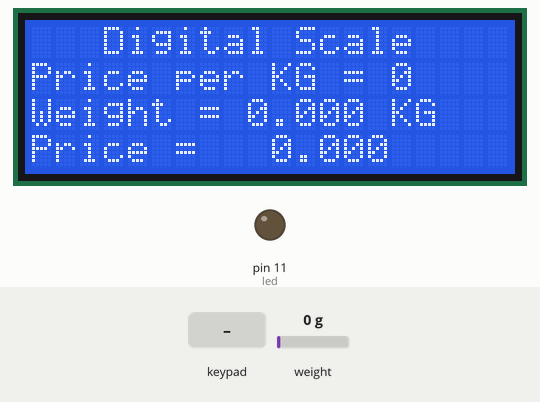
This sketch was run on a simulated Arduino Uno, built with avr-gcc and run on an emulated ATmega328P. On the bench: 20×4 character LCD, output pins drawn as LEDs (lit = HIGH). The test bench sets the inputs (shaded band); at power-on: weight on the scale 0 g. What the sketch prints to the serial monitor is not drawn.

Above: at 2.6 s.
2.7 s: keypad keys 2 3 4 5 # pressed 0.4 s apart
At 5.5 s:
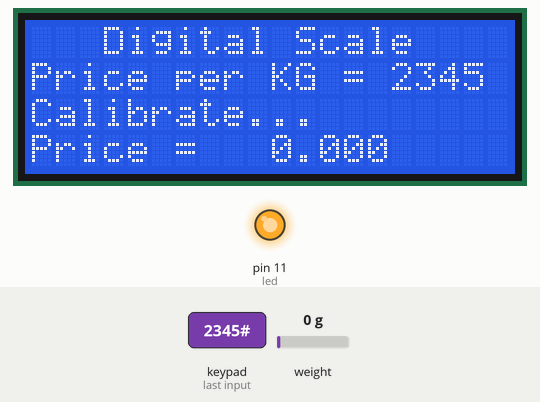
7.7 s: weight on the scale set to 100 g
At 8.7 s:
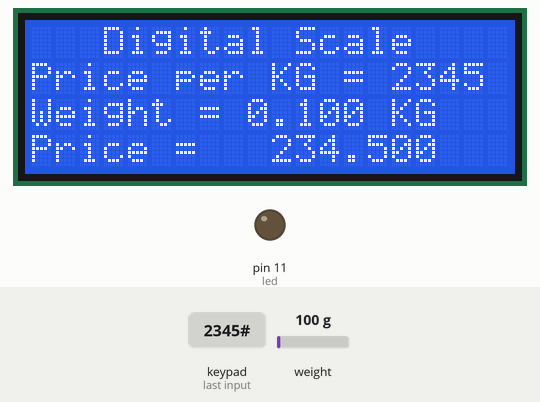
9.4 s: key '*' pressed
At 10.6 s:
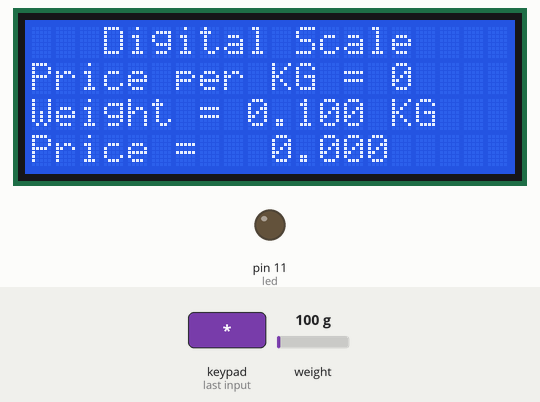
10.9 s: key '1' pressed
At 11.7 s:
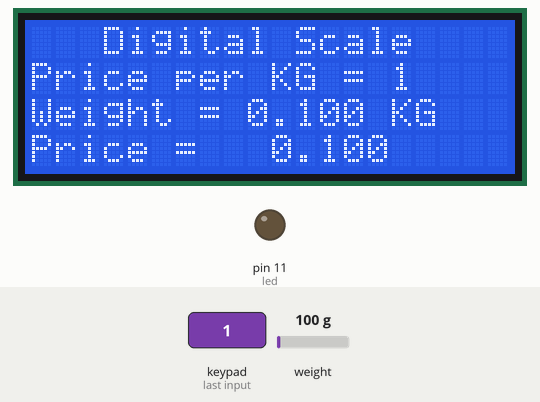
12.4 s: key '#' pressed
At 13.2 s:
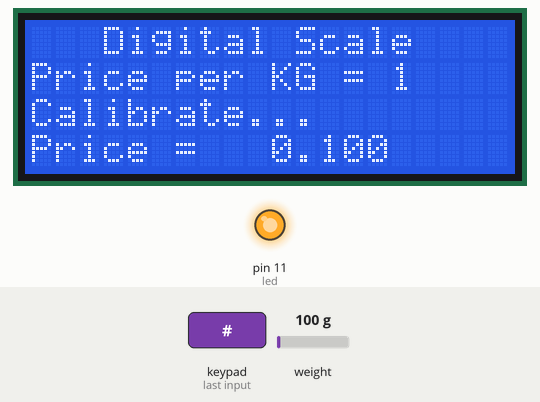
15.4 s: keypad keys 2 3 4 5 pressed 0.4 s apart
At 17.4 s:
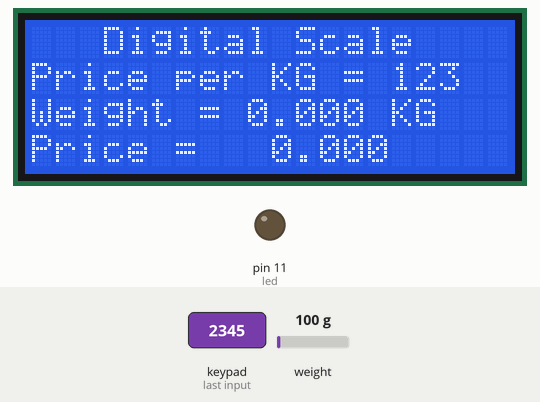
Timing chart, 0 to 18.9 s (numbered marks = the images above; inputs shaded):
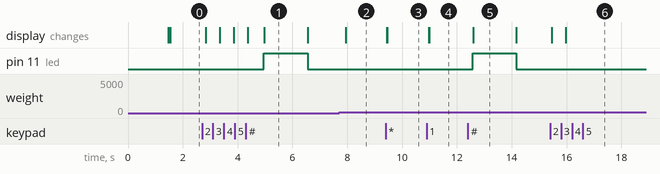

The sketch:

Scale.ino
```cpp
#include <HX711_ADC.h>
#include <Wire.h>
#include <LiquidCrystal_I2C.h>              // LiquidCrystal_I2C library
#include <Keypad.h>

HX711_ADC LoadCell(12, 13);                 // parameters: dt pin, sck pin
LiquidCrystal_I2C lcd(0x27, 20, 4);         // Set the LCD address to 0x27 for a 16 chars and 2 line display

const byte ROWS = 4; //four rows
const byte COLS = 4; //three columns
char keys[ROWS][COLS] = {
  {'1','2','3'},
  {'4','5','6'},
  {'7','8','9'},
  {'*','0','#'}
};
char line[20];
char temp1[20];
char temp2[20];
byte rowPins[ROWS] = {2, 3, 4, 5};          // connect to the row pinouts of the keypad
byte colPins[COLS] = {6,7,8};               // connect to the column pinouts of the keypad
Keypad keypad = Keypad( makeKeymap(keys), rowPins, colPins, ROWS, COLS );
int led = 11;
int taree = 10;
int a = 0;
float b = 0;
int c = 0;
int Num1,Num2,Number;
void setup()
{
  Serial.begin(9600);
  pinMode(led, OUTPUT);
  pinMode (taree, INPUT_PULLUP);
  LoadCell.begin();                         // start connection to HX711
  LoadCell.start(1000);                     // load cells gets 1000ms of time to stabilize
  LoadCell.setCalFactor(103);               // calibration factor for load cell
  lcd.begin();                              // connect to the LCD module
  lcd.backlight();
}
void loop()
{
  char key = keypad.getKey();
  if ((key)&&(c<4))
  {
    if (key == '1')                         //If Button 1 is pressed
    {
      if (Number==0)
        Number=1;
      else
        Number = (Number*10) + 1;           //Pressed twice
     }
    if (key == '2')
    {
      if (Number==0)
        Number=2;
      else
        Number = (Number*10) + 2;
    }
    if (key == '3')
    {
      if (Number==0)
        Number=3;
      else
        Number = (Number*10) + 3;
    }
    if (key == '4')
    {
      if (Number==0)
        Number=4;
      else
        Number = (Number*10) + 4;
    }
    if (key == '5')
    {
      if (Number==0)
        Number=5;
      else
        Number = (Number*10) + 5;
    }
    if (key == '6')
    {
      if (Number==0)
        Number=6;
      else
        Number = (Number*10) + 6;
    }
    if (key == '7')
    {
      if (Number==0)
        Number=7;
      else
        Number = (Number*10) + 7;
    }
    if (key == '8')
    {
      if (Number==0)
        Number=8;
      else
        Number = (Number*10) + 8;
    }
    if (key == '9')
    {
      if (Number==0)
        Number=9;
      else
        Number = (Number*10) + 9;
    }
    if (key == '0')
    {
      if (Number==0)
      {
        Number=0;
        c = c - 1;
      }
      else
        Number = (Number*10) + 0;
    }
      c = c + 1;
  }
  if (key=='*')                       //reset
  {
   Number=0;
   c = 0;
   lcd.setCursor(15, 1);
   lcd.print("0    ");
  }
  LoadCell.update();                  // get data from the load cell
  float i = LoadCell.getData();       // get output value
  lcd.setCursor(15, 1);
  lcd.print(Number);                  // Price that we entered
  delay(1);
  lcd.setCursor(0, 3);
  lcd.print("Price = ");
  b = (i* Number/1000);
  if(b<0)
  {
    b=0;
  }
  lcd.setCursor(10, 3);
  lcd.print(b, 3);                    // total price
  lcd.print("   ");
  lcd.setCursor(0, 0);
  lcd.print("   Digital Scale ");     // print out to LCD
  lcd.setCursor(0, 1);
  lcd.print("Price per KG = ");
  float k = i/1000;
  lcd.setCursor(9, 2);
  lcd.print(k, 3);                    // print out the retrieved value to the second row
  lcd.print(" KG ");
  lcd.setCursor(0, 2);
  lcd.print("Weight = ");
  if (k>=10)
  {
    digitalWrite(led, HIGH);
    lcd.setCursor(0, 2);
    lcd.print("Over Loaded         ");
    delay(100);
  }
  digitalWrite(led, LOW);
  if (key=='#')
  {
    digitalWrite(led, HIGH);
    lcd.setCursor(0, 2);
    lcd.print("Calibrate...        ");
    LoadCell.start(1000);
  }
  dtostrf(k,4,2,temp1);
  dtostrf(b,4,2,temp2);
  sprintf(line,"%s,%s",temp1,temp2);
  Serial.println(line);
  delay(100);
}
```

Measured:
- after the input at 2.7 s, pin 11 (led): LOW → HIGH after 2.3 s, → LOW 1.6 s later; the display: first changes after 0.13 s (image 1 shows a later state)
- after the input at 7.7 s, the display: changes after 0.24 s (image 2)
- after the input at 9.4 s, the display: first changes at once (image 3 shows a later state)
- after the input at 10.9 s, the display: first changes after 0.08 s (image 4 shows a later state)
- after the input at 12.4 s, pin 11 (led): LOW → HIGH after 0.18 s, → LOW 1.6 s later; the display: changes after 0.19 s (image 5)
- after the input at 15.4 s, the display: first changes after 0.06 s (image 6 shows a later state)
- what the display in image 1 shows lasts 1.6 s, from 5.0 s to 6.6 s
